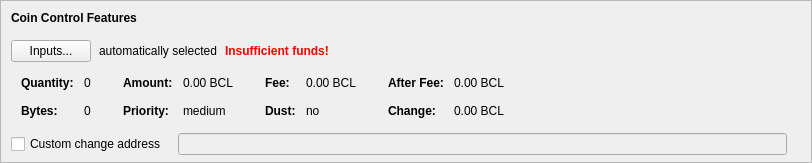
    <widget class="QFrame" name="frameCoinControl">
     <property name="sizePolicy">
      <sizepolicy hsizetype="Expanding" vsizetype="Expanding">
       <horstretch>0</horstretch>
       <verstretch>0</verstretch>
      </sizepolicy>
     </property>
     <property name="maximumSize">
      <size>
       <width>16777215</width>
       <height>16777215</height>
      </size>
     </property>
     <property name="frameShape">
      <enum>QFrame::StyledPanel</enum>
     </property>
     <property name="frameShadow">
      <enum>QFrame::Sunken</enum>
     </property>
     <layout class="QVBoxLayout" name="verticalLayoutCoinControl2">
      <property name="spacing">
       <number>0</number>
      </property>
      <property name="leftMargin">
       <number>0</number>
      </property>
      <property name="topMargin">
       <number>0</number>
      </property>
      <property name="rightMargin">
       <number>0</number>
      </property>
      <property name="bottomMargin">
       <number>6</number>
      </property>
      <item>
       <layout class="QVBoxLayout" name="verticalLayoutCoinControl" stretch="0,0,0,0,1">
        <property name="spacing">
         <number>0</number>
        </property>
        <property name="leftMargin">
         <number>10</number>
        </property>
        <property name="topMargin">
         <number>10</number>
        </property>
        <item>
         <layout class="QHBoxLayout" name="horizontalLayoutCoinControl1">
          <property name="bottomMargin">
           <number>15</number>
          </property>
          <item>
           <widget class="QLabel" name="labelCoinControlFeatures">
            <property name="sizePolicy">
             <sizepolicy hsizetype="Preferred" vsizetype="Maximum">
              <horstretch>0</horstretch>
              <verstretch>0</verstretch>
             </sizepolicy>
            </property>
            <property name="font">
             <font>
              <weight>75</weight>
              <bold>true</bold>
             </font>
            </property>
            <property name="styleSheet">
             <string notr="true">font-weight:bold;</string>
            </property>
            <property name="text">
             <string>Coin Control Features</string>
            </property>
           </widget>
          </item>
         </layout>
        </item>
        <item>
         <layout class="QHBoxLayout" name="horizontalLayoutCoinControl2" stretch="0,0,0,0">
          <property name="spacing">
           <number>8</number>
          </property>
          <property name="bottomMargin">
           <number>10</number>
          </property>
          <item>
           <widget class="QPushButton" name="pushButtonCoinControl">
            <property name="styleSheet">
             <string notr="true"/>
            </property>
            <property name="text">
             <string>Inputs...</string>
            </property>
            <property name="autoDefault">
             <bool>false</bool>
            </property>
           </widget>
          </item>
          <item>
           <widget class="QLabel" name="labelCoinControlAutomaticallySelected">
            <property name="text">
             <string>automatically selected</string>
            </property>
            <property name="margin">
             <number>5</number>
            </property>
           </widget>
          </item>
          <item>
           <widget class="QLabel" name="labelCoinControlInsuffFunds">
            <property name="font">
             <font>
              <weight>75</weight>
              <bold>true</bold>
             </font>
            </property>
            <property name="styleSheet">
             <string notr="true">color:red;font-weight:bold;</string>
            </property>
            <property name="text">
             <string>Insufficient funds!</string>
            </property>
            <property name="margin">
             <number>5</number>
            </property>
           </widget>
          </item>
          <item>
           <spacer name="horizontalSpacerCoinControl">
            <property name="orientation">
             <enum>Qt::Horizontal</enum>
            </property>
            <property name="sizeHint" stdset="0">
             <size>
              <width>40</width>
              <height>1</height>
             </size>
            </property>
           </spacer>
          </item>
         </layout>
        </item>
        <item>
         <widget class="QWidget" name="widgetCoinControl" native="true">
          <property name="sizePolicy">
           <sizepolicy hsizetype="Preferred" vsizetype="Preferred">
            <horstretch>0</horstretch>
            <verstretch>0</verstretch>
           </sizepolicy>
          </property>
          <property name="minimumSize">
           <size>
            <width>0</width>
            <height>0</height>
           </size>
          </property>
          <property name="styleSheet">
           <string notr="true"/>
          </property>
          <layout class="QHBoxLayout" name="horizontalLayoutCoinControl5">
           <property name="leftMargin">
            <number>0</number>
           </property>
           <property name="topMargin">
            <number>0</number>
           </property>
           <property name="rightMargin">
            <number>0</number>
           </property>
           <property name="bottomMargin">
            <number>0</number>
           </property>
           <item>
            <layout class="QHBoxLayout" name="horizontalLayoutCoinControl3" stretch="0,0,0,1">
             <property name="spacing">
              <number>20</number>
             </property>
             <property name="topMargin">
              <number>0</number>
             </property>
             <property name="bottomMargin">
              <number>10</number>
             </property>
             <item>
              <layout class="QFormLayout" name="formLayoutCoinControl1">
               <property name="horizontalSpacing">
                <number>10</number>
               </property>
               <property name="verticalSpacing">
                <number>14</number>
               </property>
               <property name="leftMargin">
                <number>10</number>
               </property>
               <property name="topMargin">
                <number>4</number>
               </property>
               <property name="rightMargin">
                <number>6</number>
               </property>
               <item row="0" column="0">
                <widget class="QLabel" name="labelCoinControlQuantityText">
                 <property name="font">
                  <font>
                   <weight>75</weight>
                   <bold>true</bold>
                  </font>
                 </property>
                 <property name="text">
                  <string>Quantity:</string>
                 </property>
                 <property name="margin">
                  <number>0</number>
                 </property>
                </widget>
               </item>
               <item row="0" column="1">
                <widget class="QLabel" name="labelCoinControlQuantity">
                 <property name="cursor">
                  <cursorShape>IBeamCursor</cursorShape>
                 </property>
                 <property name="contextMenuPolicy">
                  <enum>Qt::ActionsContextMenu</enum>
                 </property>
                 <property name="text">
                  <string notr="true">0</string>
                 </property>
                 <property name="margin">
                  <number>0</number>
                 </property>
                 <property name="textInteractionFlags">
                  <set>Qt::LinksAccessibleByMouse|Qt::TextSelectableByKeyboard|Qt::TextSelectableByMouse</set>
                 </property>
                </widget>
               </item>
               <item row="1" column="0">
                <widget class="QLabel" name="labelCoinControlBytesText">
                 <property name="font">
                  <font>
                   <weight>75</weight>
                   <bold>true</bold>
                  </font>
                 </property>
                 <property name="text">
                  <string>Bytes:</string>
                 </property>
                </widget>
               </item>
               <item row="1" column="1">
                <widget class="QLabel" name="labelCoinControlBytes">
                 <property name="cursor">
                  <cursorShape>IBeamCursor</cursorShape>
                 </property>
                 <property name="contextMenuPolicy">
                  <enum>Qt::ActionsContextMenu</enum>
                 </property>
                 <property name="text">
                  <string notr="true">0</string>
                 </property>
                 <property name="textInteractionFlags">
                  <set>Qt::LinksAccessibleByMouse|Qt::TextSelectableByKeyboard|Qt::TextSelectableByMouse</set>
                 </property>
                </widget>
               </item>
              </layout>
             </item>
             <item>
              <layout class="QFormLayout" name="formLayoutCoinControl2">
               <property name="horizontalSpacing">
                <number>10</number>
               </property>
               <property name="verticalSpacing">
                <number>14</number>
               </property>
               <property name="leftMargin">
                <number>6</number>
               </property>
               <property name="topMargin">
                <number>4</number>
               </property>
               <property name="rightMargin">
                <number>6</number>
               </property>
               <item row="0" column="0">
                <widget class="QLabel" name="labelCoinControlAmountText">
                 <property name="font">
                  <font>
                   <weight>75</weight>
                   <bold>true</bold>
                  </font>
                 </property>
                 <property name="text">
                  <string>Amount:</string>
                 </property>
                 <property name="margin">
                  <number>0</number>
                 </property>
                </widget>
               </item>
               <item row="0" column="1">
                <widget class="QLabel" name="labelCoinControlAmount">
                 <property name="cursor">
                  <cursorShape>IBeamCursor</cursorShape>
                 </property>
                 <property name="contextMenuPolicy">
                  <enum>Qt::ActionsContextMenu</enum>
                 </property>
                 <property name="text">
                  <string notr="true">0.00 BCL</string>
                 </property>
                 <property name="textInteractionFlags">
                  <set>Qt::LinksAccessibleByMouse|Qt::TextSelectableByKeyboard|Qt::TextSelectableByMouse</set>
                 </property>
                </widget>
               </item>
               <item row="1" column="0">
                <widget class="QLabel" name="labelCoinControlPriorityText">
                 <property name="font">
                  <font>
                   <weight>75</weight>
                   <bold>true</bold>
                  </font>
                 </property>
                 <property name="text">
                  <string>Priority:</string>
                 </property>
                </widget>
               </item>
               <item row="1" column="1">
                <widget class="QLabel" name="labelCoinControlPriority">
                 <property name="cursor">
                  <cursorShape>IBeamCursor</cursorShape>
                 </property>
                 <property name="contextMenuPolicy">
                  <enum>Qt::ActionsContextMenu</enum>
                 </property>
                 <property name="text">
                  <string notr="true">medium</string>
                 </property>
                 <property name="textInteractionFlags">
                  <set>Qt::LinksAccessibleByMouse|Qt::TextSelectableByKeyboard|Qt::TextSelectableByMouse</set>
                 </property>
                </widget>
               </item>
              </layout>
             </item>
             <item>
              <layout class="QFormLayout" name="formLayoutCoinControl3">
               <property name="horizontalSpacing">
                <number>10</number>
               </property>
               <property name="verticalSpacing">
                <number>14</number>
               </property>
               <property name="leftMargin">
                <number>6</number>
               </property>
               <property name="topMargin">
                <number>4</number>
               </property>
               <property name="rightMargin">
                <number>6</number>
               </property>
               <item row="0" column="0">
                <widget class="QLabel" name="labelCoinControlFeeText">
                 <property name="font">
                  <font>
                   <weight>75</weight>
                   <bold>true</bold>
                  </font>
                 </property>
                 <property name="text">
                  <string>Fee:</string>
                 </property>
                 <property name="margin">
                  <number>0</number>
                 </property>
                </widget>
               </item>
               <item row="0" column="1">
                <widget class="QLabel" name="labelCoinControlFee">
                 <property name="cursor">
                  <cursorShape>IBeamCursor</cursorShape>
                 </property>
                 <property name="contextMenuPolicy">
                  <enum>Qt::ActionsContextMenu</enum>
                 </property>
                 <property name="text">
                  <string notr="true">0.00 BCL</string>
                 </property>
                 <property name="textInteractionFlags">
                  <set>Qt::LinksAccessibleByMouse|Qt::TextSelectableByKeyboard|Qt::TextSelectableByMouse</set>
                 </property>
                </widget>
               </item>
               <item row="1" column="0">
                <widget class="QLabel" name="labelCoinControlLowOutputText">
                 <property name="font">
                  <font>
                   <weight>75</weight>
                   <bold>true</bold>
                  </font>
                 </property>
                 <property name="text">
                  <string>Dust:</string>
                 </property>
                </widget>
               </item>
               <item row="1" column="1">
                <widget class="QLabel" name="labelCoinControlLowOutput">
                 <property name="cursor">
                  <cursorShape>IBeamCursor</cursorShape>
                 </property>
                 <property name="contextMenuPolicy">
                  <enum>Qt::ActionsContextMenu</enum>
                 </property>
                 <property name="text">
                  <string notr="true">no</string>
                 </property>
                 <property name="textInteractionFlags">
                  <set>Qt::LinksAccessibleByMouse|Qt::TextSelectableByKeyboard|Qt::TextSelectableByMouse</set>
                 </property>
                </widget>
               </item>
              </layout>
             </item>
             <item>
              <layout class="QFormLayout" name="formLayoutCoinControl4">
               <property name="horizontalSpacing">
                <number>10</number>
               </property>
               <property name="verticalSpacing">
                <number>14</number>
               </property>
               <property name="leftMargin">
                <number>6</number>
               </property>
               <property name="topMargin">
                <number>4</number>
               </property>
               <property name="rightMargin">
                <number>6</number>
               </property>
               <item row="0" column="0">
                <widget class="QLabel" name="labelCoinControlAfterFeeText">
                 <property name="font">
                  <font>
                   <weight>75</weight>
                   <bold>true</bold>
                  </font>
                 </property>
                 <property name="text">
                  <string>After Fee:</string>
                 </property>
                 <property name="margin">
                  <number>0</number>
                 </property>
                </widget>
               </item>
               <item row="0" column="1">
                <widget class="QLabel" name="labelCoinControlAfterFee">
                 <property name="cursor">
                  <cursorShape>IBeamCursor</cursorShape>
                 </property>
                 <property name="contextMenuPolicy">
                  <enum>Qt::ActionsContextMenu</enum>
                 </property>
                 <property name="text">
                  <string notr="true">0.00 BCL</string>
                 </property>
                 <property name="textInteractionFlags">
                  <set>Qt::LinksAccessibleByMouse|Qt::TextSelectableByKeyboard|Qt::TextSelectableByMouse</set>
                 </property>
                </widget>
               </item>
               <item row="1" column="0">
                <widget class="QLabel" name="labelCoinControlChangeText">
                 <property name="font">
                  <font>
                   <weight>75</weight>
                   <bold>true</bold>
                  </font>
                 </property>
                 <property name="text">
                  <string>Change:</string>
                 </property>
                </widget>
               </item>
               <item row="1" column="1">
                <widget class="QLabel" name="labelCoinControlChange">
                 <property name="cursor">
                  <cursorShape>IBeamCursor</cursorShape>
                 </property>
                 <property name="contextMenuPolicy">
                  <enum>Qt::ActionsContextMenu</enum>
                 </property>
                 <property name="text">
                  <string notr="true">0.00 BCL</string>
                 </property>
                 <property name="textInteractionFlags">
                  <set>Qt::LinksAccessibleByMouse|Qt::TextSelectableByKeyboard|Qt::TextSelectableByMouse</set>
                 </property>
                </widget>
               </item>
              </layout>
             </item>
            </layout>
           </item>
          </layout>
         </widget>
        </item>
        <item>
         <layout class="QHBoxLayout" name="horizontalLayoutCoinControl4" stretch="0,0,0">
          <property name="spacing">
           <number>12</number>
          </property>
          <property name="sizeConstraint">
           <enum>QLayout::SetDefaultConstraint</enum>
          </property>
          <property name="topMargin">
           <number>5</number>
          </property>
          <property name="rightMargin">
           <number>5</number>
          </property>
          <item>
           <widget class="QCheckBox" name="checkBoxCoinControlChange">
            <property name="toolTip">
             <string>If this is activated, but the change address is empty or invalid, change will be sent to a newly generated address.</string>
            </property>
            <property name="text">
             <string>Custom change address</string>
            </property>
           </widget>
          </item>
          <item>
           <widget class="QValidatedLineEdit" name="lineEditCoinControlChange">
            <property name="enabled">
             <bool>false</bool>
            </property>
            <property name="sizePolicy">
             <sizepolicy hsizetype="Expanding" vsizetype="Fixed">
              <horstretch>0</horstretch>
              <verstretch>0</verstretch>
             </sizepolicy>
            </property>
           </widget>
          </item>
          <item>
           <widget class="QLabel" name="labelCoinControlChangeLabel">
            <property name="sizePolicy">
             <sizepolicy hsizetype="Preferred" vsizetype="Expanding">
              <horstretch>0</horstretch>
              <verstretch>0</verstretch>
             </sizepolicy>
            </property>
            <property name="minimumSize">
             <size>
              <width>0</width>
              <height>0</height>
             </size>
            </property>
            <property name="text">
             <string/>
            </property>
            <property name="margin">
             <number>3</number>
            </property>
           </widget>
          </item>
         </layout>
        </item>
        <item>
         <spacer name="verticalSpacerCoinControl">
          <property name="orientation">
           <enum>Qt::Vertical</enum>
          </property>
          <property name="sizeHint" stdset="0">
           <size>
            <width>800</width>
            <height>1</height>
           </size>
          </property>
         </spacer>
        </item>
       </layout>
      </item>
     </layout>
    </widget>
